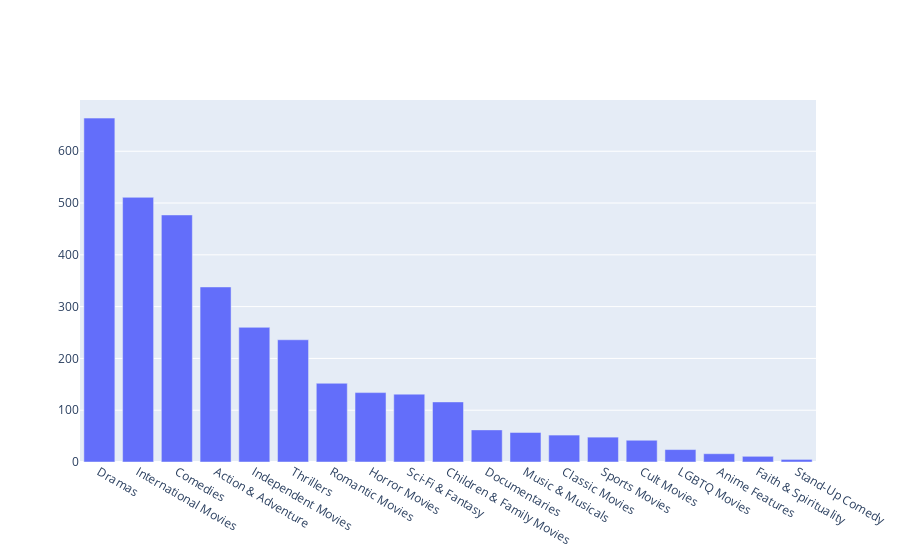

The notebook cell this image was saved under:
### Markdown cell above
### Top genres
In here, the researchers would like to determine what type of content Netflix releases the most. To do that, a bar graph is used to show the number of movies in a specific genre and the level of differences between genres.

### Code cell
temp_df = res['listed_in'].value_counts().reset_index()

# create trace1
top_genres = go.Bar(
                x = temp_df['index'],
                y = temp_df['listed_in'],)
fig = go.Figure(data = [top_genres])
fig.show()

### Figure 1 — Plotly figure (JSON) as saved in the notebook; plotly's stock layout.template omitted (floating-point values rounded to 4 significant figures)
{"data": [{"type": "bar", "x": ["Dramas", "International Movies", "Comedies", "Action & Adventure", "Independent Movies", "Thrillers", "Romantic Movies", "Horror Movies", "Sci-Fi & Fantasy", "Children & Family Movies", "Documentaries", "Music & Musicals", "Classic Movies", "Sports Movies", "Cult Movies", "LGBTQ Movies", "Anime Features", "Faith & Spirituality", "Stand-Up Comedy"], "y": [664, 511, 477, 338, 260, 236, 152, 134, 131, 116, 62, 57, 52, 48, 42, 24, 16, 11, 5]}], "layout": {}}
